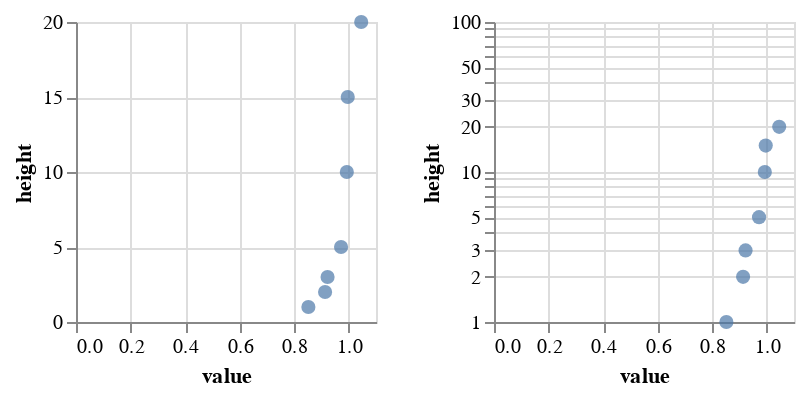

The notebook cell this image was saved under:
### Markdown cell above
Here, we plot both in linear space (left plot) and log space (right plot)

### Code cell
base = alt.Chart(
    wind_df.loc['20221101 1200']
).mark_circle(size=50).encode(
    alt.X('value:Q')
).properties(width=150, height = 150)

(
    base.encode(alt.Y('height:Q'))
    |
    base.encode(alt.Y('height:Q').scale(type='log'))
)

### Figure 1 — Vega-Lite specification as saved in the notebook (floating-point values rounded to 4 significant figures)
{"config": {"view": {"continuousWidth": 300, "continuousHeight": 300}}, "hconcat": [{"mark": {"type": "circle", "size": 50}, "encoding": {"x": {"field": "value", "type": "quantitative"}, "y": {"field": "height", "type": "quantitative"}}, "height": 150, "width": 150}, {"mark": {"type": "circle", "size": 50}, "encoding": {"x": {"field": "value", "type": "quantitative"}, "y": {"field": "height", "scale": {"type": "log"}, "type": "quantitative"}}, "height": 150, "width": 150}], "data": {"name": "data-ea4d569b067be5c6e0e574d2c266c0d4"}, "$schema": "https://vega.github.io/schema/vega-lite/v5.20.1.json", "datasets": {"data-ea4d569b067be5c6e0e574d2c266c0d4": [{"variable": "spd_1m_c", "value": 0.8521, "height": 1}, {"variable": "spd_2m_c", "value": 0.9133, "height": 2}, {"variable": "spd_3m_c", "value": 0.9224, "height": 3}, {"variable": "spd_5m_c", "value": 0.9718, "height": 5}, {"variable": "spd_10m_c", "value": 0.993, "height": 10}, {"variable": "spd_15m_c", "value": 0.9964, "height": 15}, {"variable": "spd_20m_c", "value": 1.046, "height": 20}]}}
